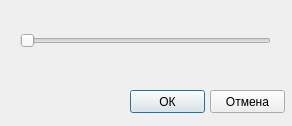
<?xml version="1.0" encoding="UTF-8"?>
<ui version="4.0">
 <class>Dialog</class>
 <widget class="QDialog" name="Dialog">
  <property name="geometry">
   <rect>
    <x>0</x>
    <y>0</y>
    <width>292</width>
    <height>126</height>
   </rect>
  </property>
  <property name="windowTitle">
   <string>Dialog</string>
  </property>
  <widget class="QSlider" name="slider">
   <property name="geometry">
    <rect>
     <x>20</x>
     <y>20</y>
     <width>251</width>
     <height>41</height>
    </rect>
   </property>
   <property name="orientation">
    <enum>Qt::Horizontal</enum>
   </property>
  </widget>
  <widget class="QPushButton" name="okay">
   <property name="geometry">
    <rect>
     <x>130</x>
     <y>90</y>
     <width>75</width>
     <height>23</height>
    </rect>
   </property>
   <property name="text">
    <string>ОК</string>
   </property>
  </widget>
  <widget class="QPushButton" name="cancel">
   <property name="geometry">
    <rect>
     <x>210</x>
     <y>90</y>
     <width>75</width>
     <height>23</height>
    </rect>
   </property>
   <property name="text">
    <string>Отмена</string>
   </property>
  </widget>
 </widget>
 <resources/>
 <connections/>
</ui>
